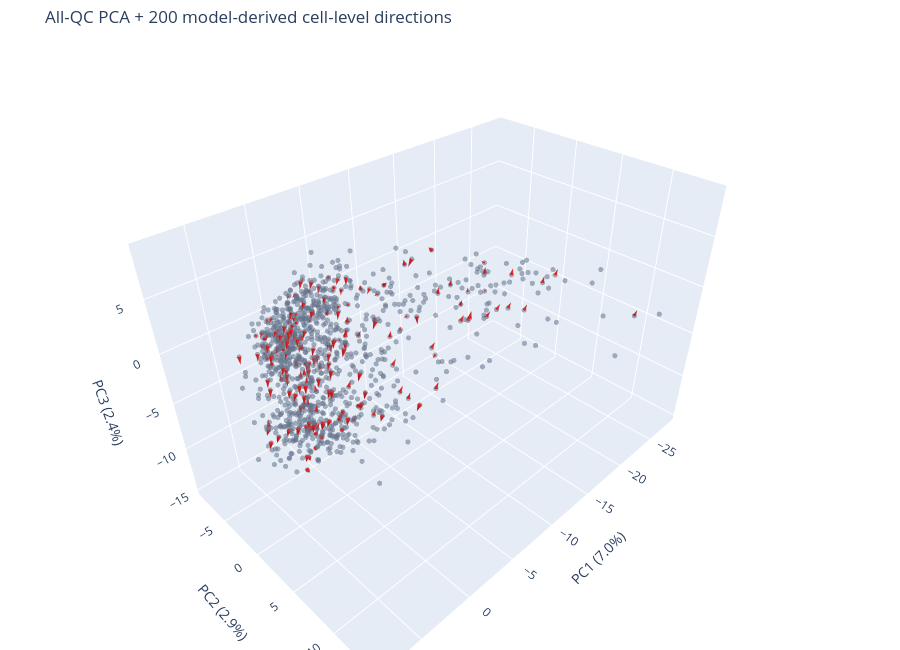

Notebook code cell kept with this figure:
### Code cell
arrow_rng = np.random.default_rng(SEED + 31)
arrow_cells = np.sort(
    arrow_rng.choice(adata.n_obs, size=200, replace=False)
)
arrow_velocity = velocity_pca[arrow_cells, :3]
arrow_norm = np.linalg.norm(arrow_velocity, axis=1)
nonzero = arrow_norm > 0
display_scale = 0.75 / max(
    np.quantile(arrow_norm[nonzero], 0.90), 1e-9
)
display_velocity = arrow_velocity * display_scale
max_length = 1.2
lengths = np.linalg.norm(display_velocity, axis=1)*4
clip = np.minimum(1.0, max_length / np.maximum(lengths, 1e-9))
display_velocity *= clip[:, None]

arrow_trace = go.Cone(
    x=state_3d[arrow_cells, 0],
    y=state_3d[arrow_cells, 1],
    z=state_3d[arrow_cells, 2],
    u=display_velocity[:, 0],
    v=display_velocity[:, 1],
    w=display_velocity[:, 2],
    anchor="tail",
    sizemode="absolute",
    sizeref=0.22,
    colorscale=[[0, "#dc2626"], [1, "#dc2626"]],
    showscale=False,
    name="relative RNA velocity",
    hovertemplate="model-derived direction<extra></extra>",
)
field_figure = go.Figure([state_trace, arrow_trace])
field_figure.update_layout(
    **base_3d_layout(
        "All-QC PCA + 200 model-derived cell-level directions"
    )
)
field_figure.show(config={"displaylogo": False})

### Figure 1 — Plotly figure (JSON) as saved in the notebook; plotly's stock layout.template omitted (floating-point values rounded to 4 significant figures; data arrays with more than 128 entries replaced by an {"elided": "..."} marker saying what was removed)
{"data": [{"hovertemplate": "%{text}<br>PC1=%{x:.2f}<br>PC2=%{y:.2f}<br>PC3=%{z:.2f}<extra></extra>", "marker": {"color": "#64748b", "opacity": 0.55, "size": 3}, "mode": "markers", "name": "cells", "text": {"elided": "1141 str values"}, "type": "scatter3d", "x": {"elided": "1141 float values"}, "y": {"elided": "1141 float values"}, "z": {"elided": "1141 float values"}}, {"anchor": "tail", "colorscale": [[0, "#dc2626"], [1, "#dc2626"]], "hovertemplate": "model-derived direction<extra></extra>", "name": "relative RNA velocity", "showscale": false, "sizemode": "absolute", "sizeref": 0.22, "type": "cone", "u": {"elided": "200 float values"}, "v": {"elided": "200 float values"}, "w": {"elided": "200 float values"}, "x": {"elided": "200 float values"}, "y": {"elided": "200 float values"}, "z": {"elided": "200 float values"}}], "layout": {"height": 650, "margin": {"b": 0, "l": 0, "r": 0, "t": 45}, "scene": {"aspectmode": "data", "xaxis": {"title": {"text": "PC1 (7.0%)"}}, "yaxis": {"title": {"text": "PC2 (2.9%)"}}, "zaxis": {"title": {"text": "PC3 (2.4%)"}}}, "title": {"text": "All-QC PCA + 200 model-derived cell-level directions"}}}
